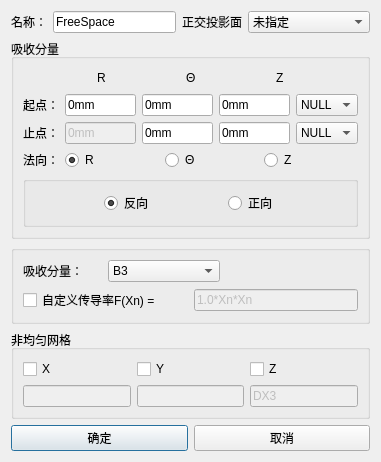
<?xml version="1.0" encoding="UTF-8"?>
<ui version="4.0">
 <class>Dialog_FreeDlg</class>
 <widget class="QDialog" name="Dialog_FreeDlg">
  <property name="windowModality">
   <enum>Qt::ApplicationModal</enum>
  </property>
  <property name="geometry">
   <rect>
    <x>0</x>
    <y>0</y>
    <width>381</width>
    <height>448</height>
   </rect>
  </property>
  <property name="minimumSize">
   <size>
    <width>0</width>
    <height>0</height>
   </size>
  </property>
  <property name="maximumSize">
   <size>
    <width>16777215</width>
    <height>16777215</height>
   </size>
  </property>
  <property name="windowTitle">
   <string>吸收边界</string>
  </property>
  <layout class="QGridLayout" name="gridLayout">
   <item row="0" column="0">
    <layout class="QHBoxLayout" name="horizontalLayout">
     <item>
      <widget class="QLabel" name="Label_Name">
       <property name="sizePolicy">
        <sizepolicy hsizetype="Fixed" vsizetype="Fixed">
         <horstretch>0</horstretch>
         <verstretch>0</verstretch>
        </sizepolicy>
       </property>
       <property name="text">
        <string>名称：</string>
       </property>
      </widget>
     </item>
     <item>
      <widget class="QLineEdit" name="LineEdit_Name">
       <property name="sizePolicy">
        <sizepolicy hsizetype="Preferred" vsizetype="Fixed">
         <horstretch>0</horstretch>
         <verstretch>0</verstretch>
        </sizepolicy>
       </property>
       <property name="text">
        <string>FreeSpace</string>
       </property>
      </widget>
     </item>
     <item>
      <widget class="QLabel" name="Label_Shadow">
       <property name="sizePolicy">
        <sizepolicy hsizetype="Fixed" vsizetype="Preferred">
         <horstretch>0</horstretch>
         <verstretch>0</verstretch>
        </sizepolicy>
       </property>
       <property name="text">
        <string>正交投影面</string>
       </property>
      </widget>
     </item>
     <item>
      <widget class="StyledComboBox" name="ComboBox_Shadow">
       <property name="enabled">
        <bool>true</bool>
       </property>
       <property name="maximumSize">
        <size>
         <width>16777215</width>
         <height>16777215</height>
        </size>
       </property>
       <item>
        <property name="text">
         <string>未指定</string>
        </property>
       </item>
      </widget>
     </item>
    </layout>
   </item>
   <item row="1" column="0">
    <widget class="QGroupBox" name="groupBox_Port">
     <property name="sizePolicy">
      <sizepolicy hsizetype="Preferred" vsizetype="Preferred">
       <horstretch>0</horstretch>
       <verstretch>0</verstretch>
      </sizepolicy>
     </property>
     <property name="title">
      <string>吸收分量</string>
     </property>
     <property name="flat">
      <bool>true</bool>
     </property>
     <layout class="QGridLayout" name="gridLayout_4">
      <item row="1" column="0">
       <layout class="QHBoxLayout" name="horizontalLayout_start">
        <item>
         <widget class="QLabel" name="label_start">
          <property name="text">
           <string>起点：</string>
          </property>
         </widget>
        </item>
        <item>
         <widget class="QLineEdit" name="LineEdit_start_x">
          <property name="text">
           <string>0mm</string>
          </property>
         </widget>
        </item>
        <item>
         <widget class="QLineEdit" name="LineEdit_start_y">
          <property name="text">
           <string>0mm</string>
          </property>
         </widget>
        </item>
        <item>
         <widget class="QLineEdit" name="LineEdit_start_z">
          <property name="text">
           <string>0mm</string>
          </property>
         </widget>
        </item>
        <item>
         <widget class="StyledComboBox" name="ComboBox_start">
          <property name="sizePolicy">
           <sizepolicy hsizetype="Expanding" vsizetype="Fixed">
            <horstretch>0</horstretch>
            <verstretch>0</verstretch>
           </sizepolicy>
          </property>
          <item>
           <property name="text">
            <string>NULL</string>
           </property>
          </item>
         </widget>
        </item>
       </layout>
      </item>
      <item row="3" column="0">
       <layout class="QHBoxLayout" name="horizontalLayout_end">
        <item>
         <widget class="QLabel" name="label_end">
          <property name="text">
           <string>止点：</string>
          </property>
         </widget>
        </item>
        <item>
         <widget class="QLineEdit" name="LineEdit_end_x">
          <property name="enabled">
           <bool>false</bool>
          </property>
          <property name="text">
           <string>0mm</string>
          </property>
         </widget>
        </item>
        <item>
         <widget class="QLineEdit" name="LineEdit_end_y">
          <property name="text">
           <string>0mm</string>
          </property>
         </widget>
        </item>
        <item>
         <widget class="QLineEdit" name="LineEdit_end_z">
          <property name="text">
           <string>0mm</string>
          </property>
         </widget>
        </item>
        <item>
         <widget class="StyledComboBox" name="ComboBox_end">
          <property name="sizePolicy">
           <sizepolicy hsizetype="Expanding" vsizetype="Fixed">
            <horstretch>0</horstretch>
            <verstretch>0</verstretch>
           </sizepolicy>
          </property>
          <item>
           <property name="text">
            <string>NULL</string>
           </property>
          </item>
         </widget>
        </item>
       </layout>
      </item>
      <item row="4" column="0">
       <spacer name="verticalSpacer_18">
        <property name="orientation">
         <enum>Qt::Vertical</enum>
        </property>
        <property name="sizeHint" stdset="0">
         <size>
          <width>20</width>
          <height>40</height>
         </size>
        </property>
       </spacer>
      </item>
      <item row="2" column="0">
       <spacer name="verticalSpacer_17">
        <property name="orientation">
         <enum>Qt::Vertical</enum>
        </property>
        <property name="sizeHint" stdset="0">
         <size>
          <width>20</width>
          <height>40</height>
         </size>
        </property>
       </spacer>
      </item>
      <item row="0" column="0">
       <layout class="QHBoxLayout" name="horizontalLayout_5">
        <item>
         <spacer name="horizontalSpacer_4">
          <property name="orientation">
           <enum>Qt::Horizontal</enum>
          </property>
          <property name="sizeHint" stdset="0">
           <size>
            <width>40</width>
            <height>20</height>
           </size>
          </property>
         </spacer>
        </item>
        <item>
         <widget class="QLabel" name="label_X">
          <property name="text">
           <string>R</string>
          </property>
         </widget>
        </item>
        <item>
         <spacer name="horizontalSpacer_5">
          <property name="orientation">
           <enum>Qt::Horizontal</enum>
          </property>
          <property name="sizeHint" stdset="0">
           <size>
            <width>40</width>
            <height>20</height>
           </size>
          </property>
         </spacer>
        </item>
        <item>
         <widget class="QLabel" name="label_Y">
          <property name="text">
           <string>Θ</string>
          </property>
         </widget>
        </item>
        <item>
         <spacer name="horizontalSpacer_6">
          <property name="orientation">
           <enum>Qt::Horizontal</enum>
          </property>
          <property name="sizeHint" stdset="0">
           <size>
            <width>40</width>
            <height>20</height>
           </size>
          </property>
         </spacer>
        </item>
        <item>
         <widget class="QLabel" name="label_Z">
          <property name="text">
           <string>Z</string>
          </property>
         </widget>
        </item>
        <item>
         <spacer name="horizontalSpacer_7">
          <property name="orientation">
           <enum>Qt::Horizontal</enum>
          </property>
          <property name="sizeHint" stdset="0">
           <size>
            <width>40</width>
            <height>20</height>
           </size>
          </property>
         </spacer>
        </item>
       </layout>
      </item>
      <item row="6" column="0">
       <widget class="QGroupBox" name="groupBox_2">
        <property name="sizePolicy">
         <sizepolicy hsizetype="Expanding" vsizetype="Expanding">
          <horstretch>0</horstretch>
          <verstretch>0</verstretch>
         </sizepolicy>
        </property>
        <property name="title">
         <string/>
        </property>
        <property name="flat">
         <bool>true</bool>
        </property>
        <layout class="QGridLayout" name="gridLayout_5">
         <item row="0" column="0">
          <layout class="QHBoxLayout" name="horizontalLayout_4">
           <item>
            <spacer name="horizontalSpacer">
             <property name="orientation">
              <enum>Qt::Horizontal</enum>
             </property>
             <property name="sizeHint" stdset="0">
              <size>
               <width>40</width>
               <height>20</height>
              </size>
             </property>
            </spacer>
           </item>
           <item>
            <widget class="QRadioButton" name="radioButton_opposite">
             <property name="text">
              <string>反向</string>
             </property>
             <property name="checked">
              <bool>true</bool>
             </property>
            </widget>
           </item>
           <item>
            <spacer name="horizontalSpacer_3">
             <property name="orientation">
              <enum>Qt::Horizontal</enum>
             </property>
             <property name="sizeHint" stdset="0">
              <size>
               <width>40</width>
               <height>20</height>
              </size>
             </property>
            </spacer>
           </item>
           <item>
            <widget class="QRadioButton" name="radioButton_forward">
             <property name="text">
              <string>正向</string>
             </property>
            </widget>
           </item>
           <item>
            <spacer name="horizontalSpacer_2">
             <property name="orientation">
              <enum>Qt::Horizontal</enum>
             </property>
             <property name="sizeHint" stdset="0">
              <size>
               <width>40</width>
               <height>20</height>
              </size>
             </property>
            </spacer>
           </item>
          </layout>
         </item>
        </layout>
       </widget>
      </item>
      <item row="5" column="0">
       <layout class="QHBoxLayout" name="horizontalLayout_2">
        <item>
         <widget class="QLabel" name="label">
          <property name="sizePolicy">
           <sizepolicy hsizetype="Fixed" vsizetype="Preferred">
            <horstretch>0</horstretch>
            <verstretch>0</verstretch>
           </sizepolicy>
          </property>
          <property name="text">
           <string>法向：</string>
          </property>
         </widget>
        </item>
        <item>
         <widget class="QRadioButton" name="radioButton_x">
          <property name="text">
           <string>R</string>
          </property>
          <property name="checked">
           <bool>true</bool>
          </property>
         </widget>
        </item>
        <item>
         <widget class="QRadioButton" name="radioButton_y">
          <property name="text">
           <string>Θ</string>
          </property>
         </widget>
        </item>
        <item>
         <widget class="QRadioButton" name="radioButton_z">
          <property name="text">
           <string>Z</string>
          </property>
         </widget>
        </item>
       </layout>
      </item>
     </layout>
    </widget>
   </item>
   <item row="2" column="0">
    <widget class="QGroupBox" name="groupBox_Port2">
     <property name="title">
      <string/>
     </property>
     <property name="flat">
      <bool>true</bool>
     </property>
     <layout class="QGridLayout" name="gridLayout_3">
      <item row="0" column="0">
       <widget class="QLabel" name="label_2">
        <property name="text">
         <string>吸收分量：</string>
        </property>
       </widget>
      </item>
      <item row="1" column="2" colspan="2">
       <widget class="QLineEdit" name="LineEdit_vport">
        <property name="enabled">
         <bool>false</bool>
        </property>
        <property name="text">
         <string>1.0*Xn*Xn</string>
        </property>
       </widget>
      </item>
      <item row="0" column="1" colspan="2">
       <widget class="StyledComboBox" name="ComboBox_Absorption">
        <property name="sizePolicy">
         <sizepolicy hsizetype="Maximum" vsizetype="Fixed">
          <horstretch>0</horstretch>
          <verstretch>0</verstretch>
         </sizepolicy>
        </property>
        <property name="currentIndex">
         <number>7</number>
        </property>
        <property name="maxCount">
         <number>8</number>
        </property>
        <property name="modelColumn">
         <number>0</number>
        </property>
        <item>
         <property name="text">
          <string>TRANSVERSE</string>
         </property>
        </item>
        <item>
         <property name="text">
          <string>ALL</string>
         </property>
        </item>
        <item>
         <property name="text">
          <string>E1</string>
         </property>
        </item>
        <item>
         <property name="text">
          <string>E2</string>
         </property>
        </item>
        <item>
         <property name="text">
          <string>E3</string>
         </property>
        </item>
        <item>
         <property name="text">
          <string>B1</string>
         </property>
        </item>
        <item>
         <property name="text">
          <string>B2</string>
         </property>
        </item>
        <item>
         <property name="text">
          <string>B3</string>
         </property>
        </item>
       </widget>
      </item>
      <item row="1" column="0" colspan="2">
       <widget class="QCheckBox" name="checkBox_vport">
        <property name="text">
         <string>自定义传导率F(Xn) =</string>
        </property>
       </widget>
      </item>
     </layout>
    </widget>
   </item>
   <item row="3" column="0">
    <widget class="QGroupBox" name="groupBox">
     <property name="title">
      <string>非均匀网格</string>
     </property>
     <layout class="QGridLayout" name="gridLayout_2">
      <item row="0" column="0">
       <spacer name="verticalSpacer_8">
        <property name="orientation">
         <enum>Qt::Vertical</enum>
        </property>
        <property name="sizeHint" stdset="0">
         <size>
          <width>20</width>
          <height>40</height>
         </size>
        </property>
       </spacer>
      </item>
      <item row="4" column="0">
       <spacer name="verticalSpacer_10">
        <property name="orientation">
         <enum>Qt::Vertical</enum>
        </property>
        <property name="sizeHint" stdset="0">
         <size>
          <width>20</width>
          <height>40</height>
         </size>
        </property>
       </spacer>
      </item>
      <item row="1" column="0">
       <layout class="QHBoxLayout" name="horizontalLayout_8">
        <item>
         <widget class="QCheckBox" name="checkBox_x">
          <property name="text">
           <string>X</string>
          </property>
         </widget>
        </item>
        <item>
         <widget class="QCheckBox" name="checkBox_y">
          <property name="text">
           <string>Y</string>
          </property>
         </widget>
        </item>
        <item>
         <widget class="QCheckBox" name="checkBox_z">
          <property name="text">
           <string>Z</string>
          </property>
         </widget>
        </item>
       </layout>
      </item>
      <item row="3" column="0">
       <layout class="QHBoxLayout" name="horizontalLayout_9">
        <item>
         <widget class="QLineEdit" name="LineEdit_DX1">
          <property name="enabled">
           <bool>false</bool>
          </property>
          <property name="text">
           <string/>
          </property>
         </widget>
        </item>
        <item>
         <widget class="QLineEdit" name="LineEdit_DX2">
          <property name="enabled">
           <bool>false</bool>
          </property>
          <property name="text">
           <string/>
          </property>
         </widget>
        </item>
        <item>
         <widget class="QLineEdit" name="LineEdit_DX3">
          <property name="enabled">
           <bool>false</bool>
          </property>
          <property name="text">
           <string>DX3</string>
          </property>
         </widget>
        </item>
       </layout>
      </item>
      <item row="2" column="0">
       <spacer name="verticalSpacer_11">
        <property name="orientation">
         <enum>Qt::Vertical</enum>
        </property>
        <property name="sizeHint" stdset="0">
         <size>
          <width>20</width>
          <height>40</height>
         </size>
        </property>
       </spacer>
      </item>
     </layout>
    </widget>
   </item>
   <item row="4" column="0">
    <layout class="QHBoxLayout" name="horizontalLayout_11">
     <item>
      <widget class="QPushButton" name="pb_ok">
       <property name="text">
        <string>确定</string>
       </property>
      </widget>
     </item>
     <item>
      <widget class="QPushButton" name="pb_cancel">
       <property name="text">
        <string>取消</string>
       </property>
      </widget>
     </item>
    </layout>
   </item>
  </layout>
 </widget>
 <customwidgets>
  <customwidget>
   <class>StyledComboBox</class>
   <extends>QComboBox</extends>
   <header>StyledComboBox.h</header>
  </customwidget>
 </customwidgets>
 <resources/>
 <connections/>
</ui>
